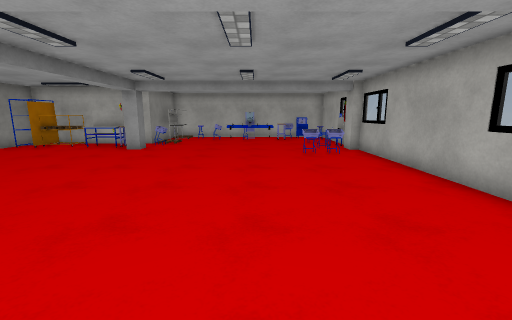
[1] (above)

14 first-person views from a walk through a 3-D level made in the Unity game engine. The camera is 1.5 m above the floor, tilts 10° down and sees 90° across. The floor is counted in squares, 1 m on a side. Each view is taken from the middle of a square. On the plan, view 1 faces up. The plan holds only what a view shows up to about 13 squares ahead; the rest is blank. The player is left out. Some surface patterns are stand-ins.

[2]
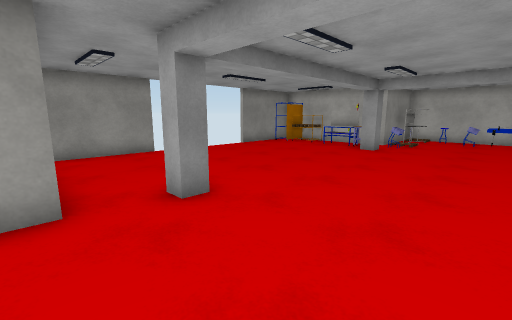

[3]
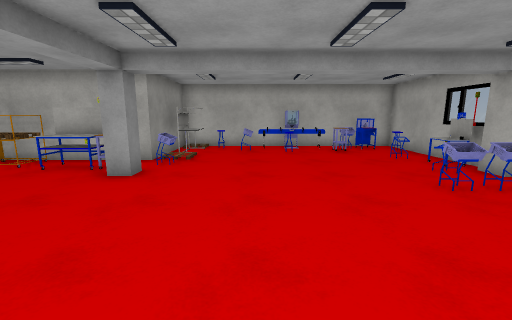

[4]
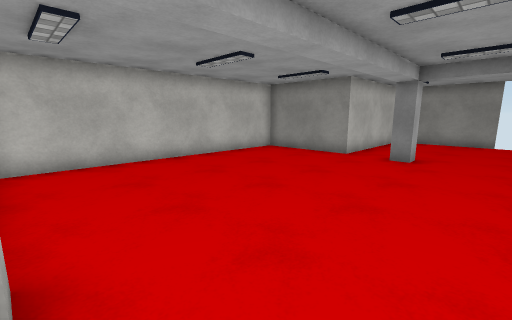

[5]
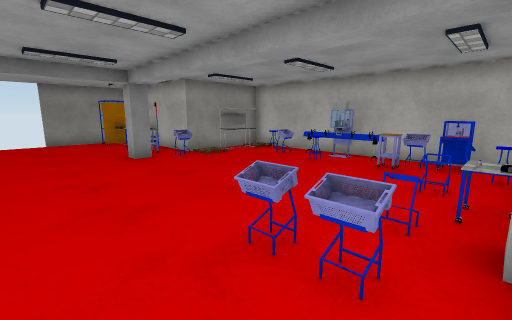

[6]
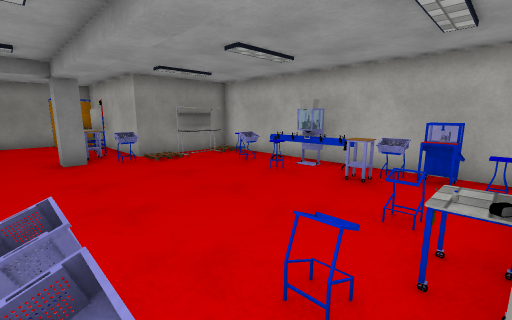

[7]
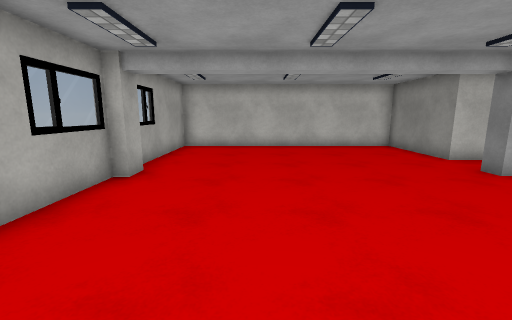

[8]
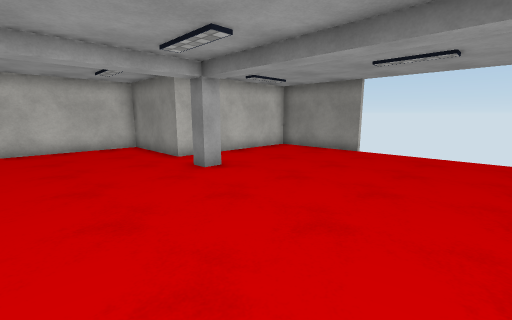

[9]
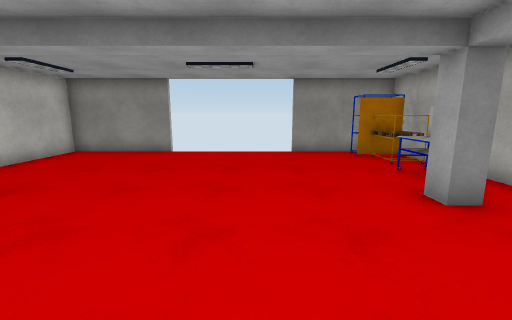

[10]
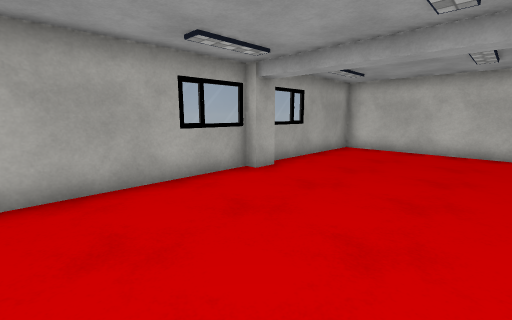

[11]
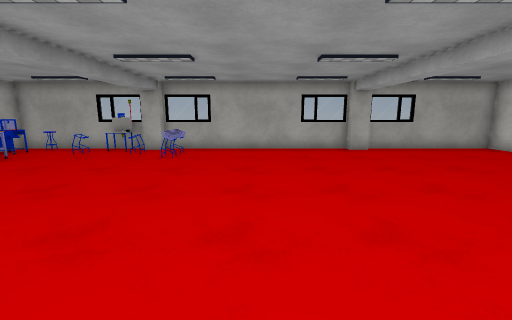

[12]
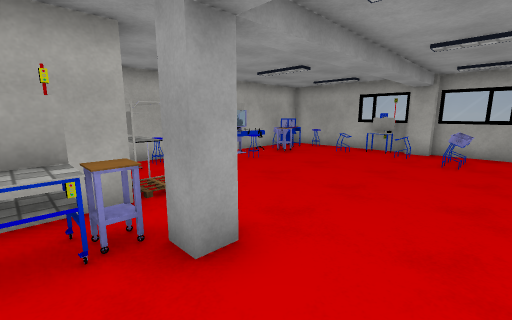

[13]
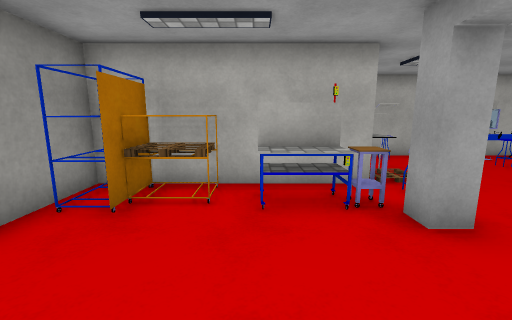

[14]
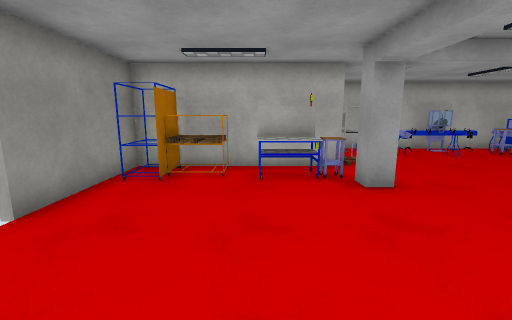

### Floor plan
Points are (right, up) in squares from view 1. A wall is a line through its corners. A room is listed if a view was taken in it or the views show most of it. See-through windows are left out.
Room 1 (views 1, 2, 3, 4, 5, 6, 7, 8, 9, 10, 11, 12, 13, 14)
walls: (-5, 11.2) (-5.8, 11.2); (4.5, 2.9) (4.5, 11.2) (4.1, 11.2) (4.1, 11.5); (4.1, 2) (4.1, 2.9) (4.8, 2.9); (-11.5, 4.6) (-11.5, 0.5) (-5.5, 0.5) (-5.5, -3.5) (4.5, -3.5) (4.5, 2); (4.5, 11.9) (4.5, 17.5) (-5.5, 17.5) (-5.5, 13.5) (-11.5, 13.5) (-11.5, 9.4)
objects: other object (-11, 12) to (-11, 13); other object (-10, 12) to (-9, 13); other object (-8, 12) to (-7, 13); other object (-6, 12); other object (-5, 13); other object (-5, 15) to (-5, 16); other object (-4, 17); other object (-2, 16); other object (-1, 15) to (-1, 16); other object (-1, 17) to (1, 17); other object (2, 10); other object (2, 16); other object (2, 17); other object (3, 10); other object (3, 12); other object (3, 14); other object (3, 16) to (3, 17); other object (4, 12); other object (4, 13); other object (4, 16)

Where each view was taken, in squares from view 1:
view 1: 0 up, 0 right, facing up
view 2: 0 up, 1 left, facing up-left
view 3: 5 up, 2 left, facing up
view 4: 5 up, 4 right, facing down-left
view 5: 8 up, 4 right, facing up-left
view 6: 10 up, 4 right, facing up-left
view 7: 9 up, 1 right, facing down
view 8: 9 up, 1 left, facing down-left
view 9: 8 up, 1 left, facing left
view 10: 8 up, 1 left, facing down-right
view 11: 7 up, 7 left, facing right
view 12: 9 up, 7 left, facing up-right
view 13: 8 up, 8 left, facing up
view 14: 6 up, 8 left, facing up
